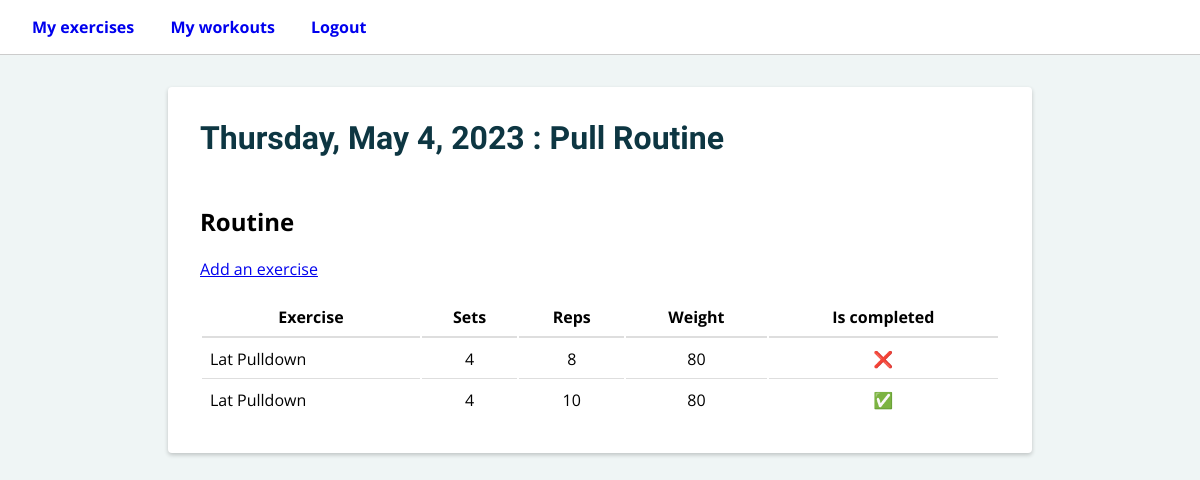
The page /workouts/2/ (signed in) on the database its author committed.
### workouts/models.py (models this page shows, shortened)
class Workout(models.Model):
    title = models.CharField(max_length=200)
    date = models.DateField()
    workout_type = models.CharField(max_length=4, choices=WORKOUTTYPE_CHOICES)
    notes = models.TextField(blank=True)
    owner = models.ForeignKey(
        settings.AUTH_USER_MODEL,
        related_name="workouts",
        on_delete=models.CASCADE,
        null=True,
    )

### exercises/models.py (models this page shows, shortened)
class Exercise(models.Model):
    exercise_type = models.CharField(max_length=200, choices=EXERCISE_CHOICES)
    sets = models.PositiveIntegerField(choices=SET_CHOICES)
    reps = models.PositiveIntegerField(choices=REP_CHOICES)
    weight = models.DecimalField(max_digits=5, decimal_places=0)
    completed = models.BooleanField(default=False)
    workout = models.ForeignKey(
        Workout,
        related_name='exercises',
        on_delete=models.CASCADE,
        blank=True, null=True,
    )
    assignee = models.ForeignKey(
        settings.AUTH_USER_MODEL,
        null=True,
        related_name="exercises",
        on_delete=models.CASCADE
    )

### workouts/views.py (the view)
# urls.py: path("<int:id>/", show_workout, name='show_workout'),
@login_required
def show_workout(request, id):
    workout_detail = get_object_or_404(Workout, id=id)
    context = {
        "workout_detail": workout_detail,
    }
    return render(request, "workouts/detail.html", context)

### workouts/templates/workouts/detail.html (shortened to what this page needs)
{% extends 'base.html' %}
{% block content %}
<main>
    <div class="workout-detail">
        <h1>{{ workout_detail.date|date:"l, M j, Y" }} : {{ workout_detail.workout_type }} Routine</h1>
        <h2>Routine</h2>
        <p><a href="{% url 'create_exercise' %}">Add an exercise</a></p>
        {% if workout_detail.exercises.all|length > 0 %}
        <table>
            <thead>
                <tr>
                    <th>Exercise</th>
                    <th>Sets</th>
                    <th>Reps</th>
                    <th>Weight</th>
                    <th>Is completed</th>
                </tr>
            </thead>
            <tbody>
                {% for exercise in workout_detail.exercises.all %}
                <tr>
                    <td>{{ exercise.exercise_type }}</td>
                    <td>{{ exercise.sets }}</td>
                    <td>{{ exercise.reps }}</td>
                    <td>{{ exercise.weight }}</td>
                    <td>{{ exercise.completed|yesno:"✅,❌" }}</td>
                </tr>
                {% endfor %}
            </tbody>
        </table>
        {% else %}
        <p>This workout has no exercises</p>
        {% endif %}
    </div>
</main>
{% endblock content %}

### workouts/static/css/workouts.css (style rules this page uses)
body, input, textarea, button, select { font-family: 'Open Sans', sans-serif; font-size: 16px; margin: 0; padding: 0; }
html, body { background-color: #EFF5F5; }
table { width: 100%; }
.exercise-form h1, .login-form h1, .signup-form h1, .workout-list h1, .workout-form h1, .workout-detail h1, .my-exercises-list h1 { font-family:'Work Sans', sans-serif; color: #0D3642; margin-top: 0; }
.workout-detail h2 { margin-top: 2em; }
.my-exercises-list, .workout-list, .workout-detail { background-color: white; border-radius: 4px; box-shadow: 0 2px 4px rgba(0, 0, 0, 0.2); margin: auto; max-width: 800px; padding: 2em; }
.my-exercises-list th, .my-exercises-list td, .workout-list th, .workout-list td, .workout-detail th, .workout-detail td { padding: .5em; }
.my-exercises-list thead tr th, .workout-list thead tr th, .workout-detail thead tr th { border-bottom: 2px solid #DEDEDE; }
.my-exercises-list tbody td:nth-child(2), .my-exercises-list tbody td:nth-child(3), .my-exercises-list tbody td:nth-child(4), .workout-list tbody tr td, .workout-detail tbody td:nth-child(2), .workout-detail tbody td:nth-child(3), .workout-detail tbody td:nth-child(4), .workout-detail tbody td:nth-child(5) { text-align: center; }
.my-exercises-list tbody :not(tr:last-child) td, .workout-list tbody :not(tr:last-child) td, .workout-detail tbody :not(tr:last-child) td { border-bottom: 1px solid #DEDEDE; }

### rows shown on the page
Workout: date "Thursday, May 4, 2023", workout_type "Pull"
Exercise: exercise_type "Lat Pulldown", sets "4", reps "8", weight "80", completed "❌"
Exercise: exercise_type "Lat Pulldown", sets "4", reps "10", weight "80", completed "✅"
